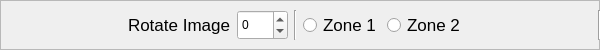
             <widget class="QFrame" name="frame_2">
              <property name="sizePolicy">
               <sizepolicy hsizetype="Maximum" vsizetype="Preferred">
                <horstretch>0</horstretch>
                <verstretch>0</verstretch>
               </sizepolicy>
              </property>
              <property name="maximumSize">
               <size>
                <width>600</width>
                <height>50</height>
               </size>
              </property>
              <property name="frameShape">
               <enum>QFrame::StyledPanel</enum>
              </property>
              <property name="frameShadow">
               <enum>QFrame::Raised</enum>
              </property>
              <widget class="QWidget" name="horizontalLayoutWidget">
               <property name="geometry">
                <rect>
                 <x>0</x>
                 <y>0</y>
                 <width>601</width>
                 <height>51</height>
                </rect>
               </property>
               <layout class="QHBoxLayout" name="horizontalLayout_7">
                <item>
                 <spacer name="horizontalSpacer_4">
                  <property name="orientation">
                   <enum>Qt::Horizontal</enum>
                  </property>
                  <property name="sizeHint" stdset="0">
                   <size>
                    <width>40</width>
                    <height>20</height>
                   </size>
                  </property>
                 </spacer>
                </item>
                <item>
                 <widget class="QLabel" name="label_5">
                  <property name="sizePolicy">
                   <sizepolicy hsizetype="Maximum" vsizetype="Maximum">
                    <horstretch>0</horstretch>
                    <verstretch>0</verstretch>
                   </sizepolicy>
                  </property>
                  <property name="maximumSize">
                   <size>
                    <width>140</width>
                    <height>16777215</height>
                   </size>
                  </property>
                  <property name="font">
                   <font>
                    <pointsize>13</pointsize>
                    <weight>50</weight>
                    <bold>false</bold>
                   </font>
                  </property>
                  <property name="text">
                   <string>Rotate Image</string>
                  </property>
                 </widget>
                </item>
                <item>
                 <widget class="QSpinBox" name="rotate_ori">
                  <property name="maximumSize">
                   <size>
                    <width>60</width>
                    <height>30</height>
                   </size>
                  </property>
                  <property name="minimum">
                   <number>-180</number>
                  </property>
                  <property name="maximum">
                   <number>180</number>
                  </property>
                  <property name="value">
                   <number>0</number>
                  </property>
                 </widget>
                </item>
                <item>
                 <widget class="Line" name="line">
                  <property name="sizePolicy">
                   <sizepolicy hsizetype="Maximum" vsizetype="Maximum">
                    <horstretch>0</horstretch>
                    <verstretch>0</verstretch>
                   </sizepolicy>
                  </property>
                  <property name="maximumSize">
                   <size>
                    <width>16777215</width>
                    <height>30</height>
                   </size>
                  </property>
                  <property name="orientation">
                   <enum>Qt::Vertical</enum>
                  </property>
                 </widget>
                </item>
                <item>
                 <widget class="QRadioButton" name="radioButton_inside">
                  <property name="sizePolicy">
                   <sizepolicy hsizetype="Maximum" vsizetype="Fixed">
                    <horstretch>0</horstretch>
                    <verstretch>0</verstretch>
                   </sizepolicy>
                  </property>
                  <property name="maximumSize">
                   <size>
                    <width>16777215</width>
                    <height>30</height>
                   </size>
                  </property>
                  <property name="font">
                   <font>
                    <pointsize>13</pointsize>
                   </font>
                  </property>
                  <property name="text">
                   <string>Zone 1</string>
                  </property>
                 </widget>
                </item>
                <item>
                 <widget class="QRadioButton" name="radioButton_outside">
                  <property name="sizePolicy">
                   <sizepolicy hsizetype="Maximum" vsizetype="Fixed">
                    <horstretch>0</horstretch>
                    <verstretch>0</verstretch>
                   </sizepolicy>
                  </property>
                  <property name="maximumSize">
                   <size>
                    <width>16777215</width>
                    <height>30</height>
                   </size>
                  </property>
                  <property name="font">
                   <font>
                    <pointsize>13</pointsize>
                   </font>
                  </property>
                  <property name="text">
                   <string>Zone 2</string>
                  </property>
                 </widget>
                </item>
                <item>
                 <spacer name="horizontalSpacer_5">
                  <property name="orientation">
                   <enum>Qt::Horizontal</enum>
                  </property>
                  <property name="sizeHint" stdset="0">
                   <size>
                    <width>40</width>
                    <height>20</height>
                   </size>
                  </property>
                 </spacer>
                </item>
                <item>
                 <widget class="Line" name="line_3">
                  <property name="sizePolicy">
                   <sizepolicy hsizetype="Maximum" vsizetype="Maximum">
                    <horstretch>0</horstretch>
                    <verstretch>0</verstretch>
                   </sizepolicy>
                  </property>
                  <property name="maximumSize">
                   <size>
                    <width>16777215</width>
                    <height>30</height>
                   </size>
                  </property>
                  <property name="orientation">
                   <enum>Qt::Vertical</enum>
                  </property>
                 </widget>
                </item>
               </layout>
              </widget>
             </widget>
